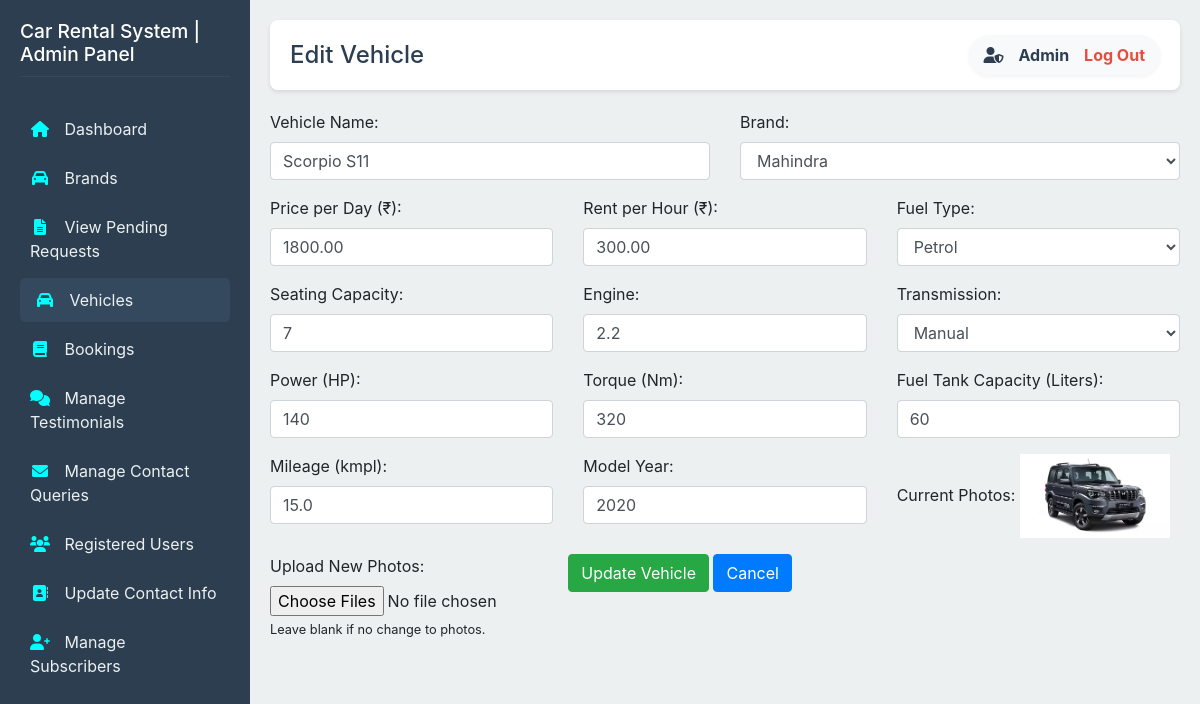
Page /admin/edit-vehicle.php?id=1 on the committed database.
### tables this page shows
CREATE TABLE `vehicles` (
  `id` int(11) NOT NULL,
  `availability` tinyint(1) NOT NULL DEFAULT 1,
  `brand_id` int(11) DEFAULT NULL,
  `vehicle_name` varchar(255) NOT NULL,
  `car_type` enum('SUV','Sedan','Sports','Hatchback') DEFAULT NULL,
  `price_per_day` decimal(10,2) NOT NULL,
  `rent_per_hour` decimal(10,2) NOT NULL,
  `fuel_type` varchar(50) NOT NULL,
  `seating_capacity` int(2) NOT NULL,
  `engine` varchar(10) NOT NULL,
  `transmission` enum('Manual','Automatic') NOT NULL,
  `power` varchar(10) NOT NULL,
  `torque` varchar(10) NOT NULL,
  `fuel_tank_capacity` varchar(10) NOT NULL,
  `mileage` varchar(20) NOT NULL,
  `photos` text NOT NULL,
  `photos1` varchar(150) NOT NULL,
  `photos2` varchar(150) NOT NULL,
  `photos3` varchar(150) NOT NULL,
  `model_year` int(11) NOT NULL,
  `status` tinyint(1) DEFAULT 1
);

CREATE TABLE `brands` (
  `id` int(11) NOT NULL,
  `brand_name` varchar(255) NOT NULL,
  `adding_date` date NOT NULL,
  `updation_date` date NOT NULL
);

### admin/edit-vehicle.php (the view, shortened to what this page needs)
<?php
$servername = 'localhost';
$username = 'root';
$psw = '';
$dbname = 'car_rental_db';
$conn = mysqli_connect($servername, $username, $psw, $dbname);
$vehicle_id = isset($_GET['id']) ? (int)$_GET['id'] : 0;
$sql = "SELECT * FROM vehicles WHERE id = $vehicle_id";
$result = mysqli_query($conn, $sql);
$vehicle = mysqli_fetch_assoc($result);
$brands_sql = "SELECT * FROM brands ORDER BY brand_name";
$brands_result = mysqli_query($conn, $brands_sql);
?>
<!DOCTYPE html>
<html lang="en">
<head>
    <link rel="stylesheet" href="admin-style.css">
    <link rel="stylesheet" href="https://stackpath.bootstrapcdn.com/bootstrap/4.5.2/css/bootstrap.min.css">
    <link rel="stylesheet" href="https://cdnjs.cloudflare.com/ajax/libs/font-awesome/6.0.0-beta3/css/all.min.css">
</head>
<body>
    <div class="sidebar">
        <h1>Car Rental System | Admin Panel</h1>
        <ul>
            <li><a href="admindashboard.php"><i class="fas fa-home"></i> Dashboard</a></li>
            <li><a href="manage-brands.php"><i class="fas fa-car"></i> Brands</a></li>
            <li><a href="admin_view_requests.php"><i class="fas fa-file-alt"></i> View Pending Requests</a></li>
            <li><a href="manage-vehicles.php" class="active"><i class="fas fa-car"></i> Vehicles</a></li>
            <li><a href="#"><i class="fas fa-book"></i> Bookings </a></li>
            <li><a href="#"><i class="fas fa-comments"></i> Manage Testimonials</a></li>
            <li><a href="#"><i class="fas fa-envelope"></i> Manage Contact Queries</a></li>
            <li><a href="#"><i class="fas fa-users"></i> Registered Users</a></li>
            <li><a href="#"><i class="fas fa-address-book"></i> Update Contact Info</a></li>
            <li><a href="#"><i class="fas fa-user-plus"></i> Manage Subscribers</a></li>
        </ul>
    </div>
    <div class="content">
        <div class="top-bar">
            <h2>Edit Vehicle</h2>
            <div class="user-info">
                <span class="admin-icon"><i class="fas fa-user-shield"></i></span>
                <span>Admin</span>
                <a href="adminlogin.php" class="logout-btn">Log Out</a>
            </div>
        </div>
        <div class="edit-vehicle-form">
            <form action="edit-vehicle.php?id=<?php echo $vehicle_id; ?>" method="POST" enctype="multipart/form-data">
            <div class="edit-vehicle-form">
    <form action="edit-vehicle.php?id=<?php echo $vehicle_id; ?>" method="POST" enctype="multipart/form-data">
        <div class="row">
            <div class="form-group col-md-6">
                <label for="vehicle_name">Vehicle Name:</label>
                <input type="text" class="form-control" name="vehicle_name" value="<?php echo htmlspecialchars($vehicle['vehicle_name']); ?>" required>
            </div>
            <div class="form-group col-md-6">
                <label for="brand_id">Brand:</label>
                <select class="form-control" name="brand_id" required>
                    <?php while ($brand = mysqli_fetch_assoc($brands_result)): ?>
                        <option value="<?php echo $brand['id']; ?>" <?php echo ($vehicle['brand_id'] == $brand['id']) ? 'selected' : ''; ?>>
                            <?php echo htmlspecialchars($brand['brand_name']); ?>
                        </option>
                    <?php endwhile; ?>
                </select>
            </div>
        </div>
        <div class="row">
            <div class="form-group col-md-4">
                <label for="price_per_day">Price per Day (₹):</label>
                <input type="number" class="form-control" name="price_per_day" value="<?php echo htmlspecialchars($vehicle['price_per_day']); ?>" required>
            </div>
            <div class="form-group col-md-4">
                <label for="rent_per_hour">Rent per Hour (₹):</label>
                <input type="number" class="form-control" name="rent_per_hour" value="<?php echo htmlspecialchars($vehicle['rent_per_hour']); ?>" required>
            </div>
            <div class="form-group col-md-4">
                <label for="fuel_type">Fuel Type:</label>
                <select class="form-control" name="fuel_type" required>
                    <option value="Petrol" <?php echo ($vehicle['fuel_type'] == 'Petrol') ? 'selected' : ''; ?>>Petrol</option>
                </select>
            </div>
        </div>
        <div class="row">
            <div class="form-group col-md-4">
                <label for="seating_capacity">Seating Capacity:</label>
                <input type="number" class="form-control" name="seating_capacity" value="<?php echo htmlspecialchars($vehicle['seating_capacity']); ?>" required>
            </div>
            <div class="form-group col-md-4">
                <label for="engine">Engine:</label>
                <input type="text" class="form-control" name="engine" value="<?php echo htmlspecialchars($vehicle['engine']); ?>" required>
            </div>
            <div class="form-group col-md-4">
                <label for="transmission">Transmission:</label>
                <select class="form-control" name="transmission" required>
                    <option value="Manual" <?php echo ($vehicle['transmission'] == 'Manual') ? 'selected' : ''; ?>>Manual</option>
                </select>
            </div>
        </div>
        <div class="row">
            <div class="form-group col-md-4">
                <label for="power">Power (HP):</label>
                <input type="number" class="form-control" name="power" value="<?php echo htmlspecialchars($vehicle['power']); ?>" required>
            </div>
            <div class="form-group col-md-4">
                <label for="torque">Torque (Nm):</label>
                <input type="number" class="form-control" name="torque" value="<?php echo htmlspecialchars($vehicle['torque']); ?>" required>
            </div>
            <div class="form-group col-md-4">
                <label for="fuel_tank_capacity">Fuel Tank Capacity (Liters):</label>
                <input type="number" class="form-control" name="fuel_tank_capacity" value="<?php echo htmlspecialchars($vehicle['fuel_tank_capacity']); ?>" required>
            </div>
        </div>
        <div class="row">
            <div class="form-group col-md-4">
                <label for="mileage">Mileage (kmpl):</label>
                <input type="text" class="form-control" name="mileage" value="<?php echo htmlspecialchars($vehicle['mileage']); ?>" required>
            </div>
            <div class="form-group col-md-4">
                <label for="model_year">Model Year:</label>
                <input type="number" class="form-control" name="model_year" value="<?php echo htmlspecialchars($vehicle['model_year']); ?>" required>
            </div>
            <div class="form-group col-md-4">
    <label for="photos">Current Photos:</label>
    <?php
    if (!empty($vehicle['photos'])) {
        $photos = explode(',', $vehicle['photos']);
        foreach ($photos as $photo) {
            $image_path = 'vehicles/' . htmlspecialchars($photo);
            if (file_exists($image_path)) {
                echo '<img src="' . $image_path . '" alt="Vehicle Image" style="width: 150px; height: auto; margin-right: 10px;">';
            } else {
                echo '<p>Image not found: ' . htmlspecialchars($photo) . '</p>';
            }
               }
            } else {
               echo '<p>No images uploaded for this vehicle.</p>';
            }
            ?>
         </div>
         <div class="form-group col-md-4">
            <label for="photos">Upload New Photos:</label>
            <input type="file" class="form-control-file" name="photos[]" multiple>
            <small>Leave blank if no change to photos.</small>
         </div>
<div class="buttons">
        <button type="submit" name="update_vehicle" class="btn btn-success">Update Vehicle</button>
        <a href="manage-vehicles.php" class="btn btn-primary">Cancel</a></div>
    </form>
</div>
    </div>
</body>
</html>

### admin/admin-style.css (style rules this page uses)
body { font-family: 'Segoe UI', Tahoma, Geneva, Verdana, sans-serif; margin: 0; padding: 0; display: flex; background-color: #f0f4f8; }
.sidebar { width: 250px; background-color: #2c3e50; color: white; padding: 20px; height: 100vh; box-shadow: 2px 0 5px rgba(0, 0, 0, 0.1); }
.sidebar h1 { font-size: 1.2rem; margin-bottom: 30px; padding-bottom: 10px; border-bottom: 1px solid #34495e; }
.sidebar ul { list-style: none; padding: 0; margin: 0; }
.sidebar li { margin-bottom: 5px; }
.sidebar li a { display: block; padding: 10px; color: #ecf0f1; text-decoration: none; transition: all 0.3s ease; border-radius: 5px; }
.sidebar li a:hover, .sidebar li a.active { background-color: #34495e; padding-left: 15px; }
.sidebar li i { color: aqua; margin-right: 10px; width: 20px; text-align: center; }
.content { flex: 1; padding: 20px; background-color: #ecf0f1; }
.top-bar { display: flex; justify-content: space-between; align-items: center; margin-bottom: 20px; background-color: white; padding: 15px 20px; border-radius: 8px; box-shadow: 0 2px 4px rgba(0, 0, 0, 0.1); }
.top-bar h2 { margin: 0; color: #2c3e50; font-size: 1.5rem; }
.user-info { display: flex; align-items: center; background-color: #f8f9fa; padding: 8px 15px; border-radius: 20px; box-shadow: 0 2px 4px rgba(0, 0, 0, 0.05); }
.user-info span { color: #2c3e50; font-weight: bold; margin-right: 15px; }
.logout-btn { color: #e74c3c; text-decoration: none; font-weight: bold; transition: color 0.3s ease; }

### rows in the picture
vehicles: vehicle_name "Scorpio S11", brand_id "Mahindra", price_per_day "1800.00", rent_per_hour "300.00", fuel_type "Petrol", seating_capacity "7", engine "2.2", transmission "Manual", power "140", torque "320", fuel_tank_capacity "60", mileage "15.0", model_year "2020", photos (picture)
